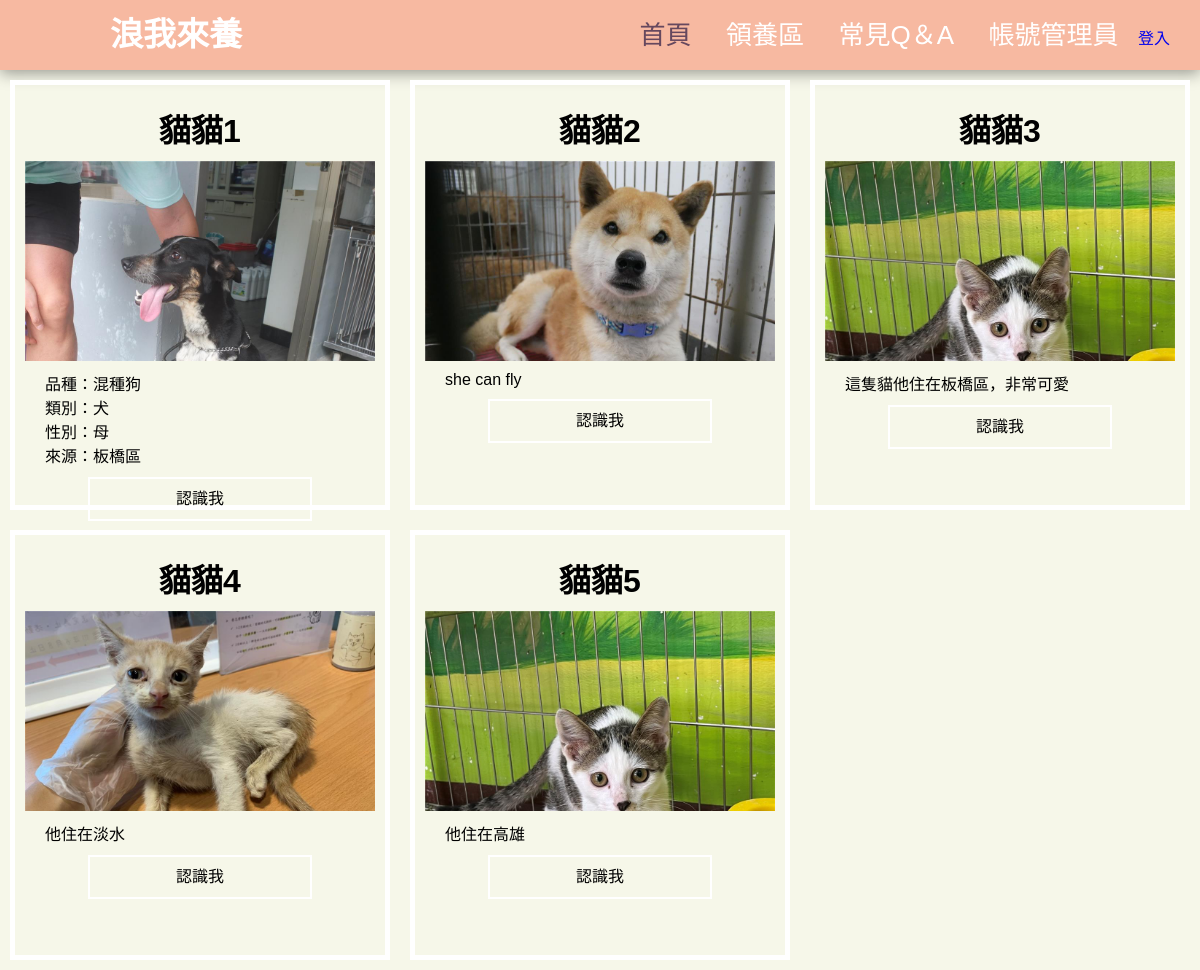
Page /cat.php on the committed database.
### tables this page shows
CREATE TABLE `animals2` (
  `ID` int(11) NOT NULL,
  `Name` varchar(20) NOT NULL,
  `Sex` enum('公','母') NOT NULL,
  `Age` int(3) NOT NULL,
  `Birthday` date NOT NULL,
  `Find_Date` datetime NOT NULL,
  `Lost` tinyint(1) NOT NULL,
  `Adobted` tinyint(1) NOT NULL,
  `Mark` varchar(100) NOT NULL,
  `Pic` varchar(50) NOT NULL
);

### cat.php (the view, shortened to what this page needs)
<?php
	include ('header.php');
?>
<?php
	include("controller\connectDB.php");
	$count=0;
	$sql_query="SELECT * FROM `animals2`";
	$result=mysqli_query($db_link,$sql_query);
	while($row_result=mysqli_fetch_row($result)){
		$path="pic\\".$row_result["9"];
		$count++;
		if($row_result["7"]==0)
		echo "
		<div class=\"allbox\">
			<div class=\"wrap\">
				<div class=\"box lg md\">
					<div class=\"contentBox\">
						<h1>貓貓$count</h1>
					</div>
					<div class=\"imgBox\">
						<img src=\"$path\" alt=\"\">
					</div>
					<div class=\"contentBox\">
							  <p>
							  ".$row_result["8"]."
							</p>
						<a href=\"petdetail.php?id=".$row_result["0"]."&table=animals2\" target=\"_blank\">認識我</a>
					</div>
				</div>
				";
	}
?>

### rows in the picture
animals2: Pic (picture), Mark "品種：混種狗 類別：犬 性別：母 來源：板橋區"
animals2: Pic (picture), Mark "she can fly"
animals2: Pic (picture), Mark "這隻貓他住在板橋區，非常可愛"
animals2: Pic (picture), Mark "他住在淡水"
animals2: Pic (picture), Mark "他住在高雄"
